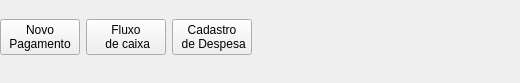
       <widget class="QWidget" name="page_55">
        <widget class="QWidget" name="horizontalLayoutWidget_6">
         <property name="geometry">
          <rect>
           <x>0</x>
           <y>0</y>
           <width>511</width>
           <height>74</height>
          </rect>
         </property>
         <layout class="QHBoxLayout" name="horizontalLayout_72">
          <property name="sizeConstraint">
           <enum>QLayout::SetDefaultConstraint</enum>
          </property>
          <item>
           <layout class="QGridLayout" name="gridLayout_5">
            <item row="0" column="0">
             <widget class="QPushButton" name="bttn_newPayment">
              <property name="text">
               <string>Novo 
Pagamento</string>
              </property>
             </widget>
            </item>
            <item row="0" column="4">
             <spacer name="horizontalSpacer_14">
              <property name="orientation">
               <enum>Qt::Horizontal</enum>
              </property>
              <property name="sizeType">
               <enum>QSizePolicy::Preferred</enum>
              </property>
              <property name="sizeHint" stdset="0">
               <size>
                <width>400</width>
                <height>20</height>
               </size>
              </property>
             </spacer>
            </item>
            <item row="0" column="2">
             <widget class="QPushButton" name="bttn_cashFlow">
              <property name="text">
               <string>Fluxo 
 de caixa</string>
              </property>
             </widget>
            </item>
            <item row="0" column="3">
             <widget class="QPushButton" name="pushButton_30">
              <property name="text">
               <string>Cadastro 
 de Despesa</string>
              </property>
             </widget>
            </item>
           </layout>
          </item>
         </layout>
        </widget>
       </widget>
